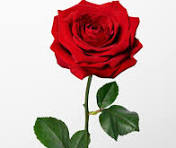
#> input picture exp_11/image.jpg, 176 x 148 px
$ python code.py
#> lines starting #> are read from the running program, lines starting #| are printed output that depends on the picture
# Your Python code goes here
import cv2
import matplotlib.pyplot as plt

image = cv2.imread('image.jpg')
#> image is the input picture: shape (148, 176, 3); mean B, G, R 171, 174.3, 203.2
image_rgb = cv2.cvtColor(image, cv2.COLOR_BGR2RGB)

rotated = cv2.rotate(image_rgb, cv2.ROTATE_180)
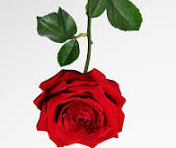
#> rotated: shape (148, 176, 3); mean R, G, B 203.2, 174.3, 171

plt.figure(figsize=(10,4))

plt.subplot(1,2,1)
plt.imshow(image_rgb)
plt.title("Original Image")
plt.axis('off')

plt.subplot(1,2,2)
plt.imshow(rotated)
plt.title("180 Degree Rotated")
plt.axis('off')

plt.show()
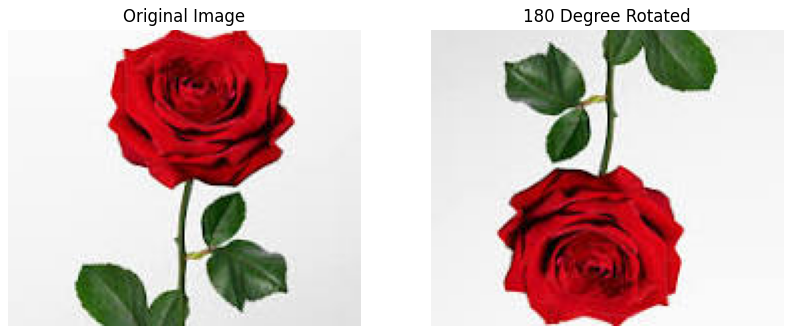
#> figure drawn by matplotlib, 2 panels

plt.imsave("rotate180.png", rotated)
